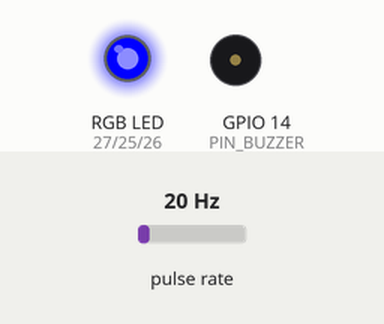
The sketch below on a simulated ESP32. On the bench: an RGB LED mixed from three pins (HIGH = lit), buzzer (waves = sounding, pin HIGH). Wiring (inferred from the names in the program): pulse sensor: data GPIO 4. Inputs (shaded band) come from the test bench; at power-on: pulse rate 20 Hz. Random numbers use the default seed unless the sketch sets one; pins used as bus, display or sensor lines are not drawn; what the sketch prints to the serial monitor is not drawn.

Above: at 0.1 s.
At 0.9 s:
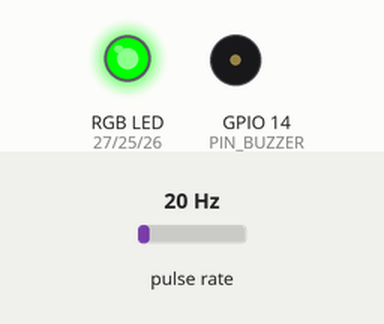
Timing chart, 0 to 2.4 s (numbered marks = the images above):
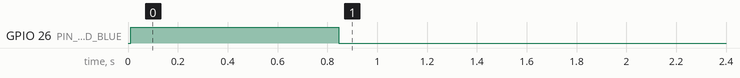

The sketch:

VibeGuard_ESP32.ino
```cpp
#include <Arduino.h>
#include "schema_types.h"
#include <SPI.h>
#include <vector>
#include <cmath>
#include <cstddef>
#include <algorithm>

// ============================================================================
// 1. HARDWARE PIN DEFINITIONS (BOM-FROZEN PINOUT)
// ============================================================================
#define ADXL345_PIN_CS         21
#define ADXL345_PIN_SCK        18
#define ADXL345_PIN_MISO       19
#define ADXL345_PIN_MOSI       23

#define PIN_LED_GREEN          25
#define PIN_LED_BLUE           26
#define PIN_LED_RED            27
#define PIN_MOTOR_TACH         4
#define PIN_BUZZER             14


volatile uint32_t g_tach_pulse_count = 0;
void IRAM_ATTR on_tach_pulse() {
    g_tach_pulse_count++;
}


// ADXL345 Register Map
#define ADXL345_REG_DEVID      0x00
#define ADXL345_REG_BW_RATE    0x2C
#define ADXL345_REG_POWER_CTL  0x2D
#define ADXL345_REG_DATA_FORMAT 0x31
#define ADXL345_REG_DATAX0     0x32

#define ADXL345_DEVICE_ID      0xE5
#define ADXL345_SPI_READ       0x80
#define ADXL345_SPI_MB         0x40
#define ADXL345_SCALE_FACTOR   0.0039f // 3.9 mg/LSB full resolution (±16g)

// DSP & Sampling Parameters
#define SAMPLE_BUFFER_SIZE     256
#define SAMPLING_FREQ_HZ       800.0f
#define SAMPLE_INTERVAL_US     1250

#define RMS_WARNING_THRESHOLD  0.35f
#define RMS_ANOMALY_THRESHOLD  0.70f

// Types imported from schema_types.h

// ============================================================================
// 3. ADXL345 4-WIRE HARDWARE SPI DRIVER
// ============================================================================
class ADXL345_SPI {
public:
    ADXL345_SPI(uint8_t cs_pin = ADXL345_PIN_CS) : _cs_pin(cs_pin), _hardware_detected(false) {}

    bool begin() {
        pinMode(_cs_pin, OUTPUT);
        digitalWrite(_cs_pin, HIGH);

        SPI.begin(ADXL345_PIN_SCK, ADXL345_PIN_MISO, ADXL345_PIN_MOSI, _cs_pin);
        SPI.beginTransaction(SPISettings(5000000, MSBFIRST, SPI_MODE3));
        delay(15);

        uint8_t dev_id = readRegister(ADXL345_REG_DEVID);
        if (dev_id != ADXL345_DEVICE_ID) {
            // Try SPI Mode 0
            SPI.endTransaction();
            SPI.beginTransaction(SPISettings(5000000, MSBFIRST, SPI_MODE0));
            dev_id = readRegister(ADXL345_REG_DEVID);
        }

        if (dev_id == ADXL345_DEVICE_ID) {
            writeRegister(ADXL345_REG_BW_RATE, 0x0D);      // 800 Hz ODR
            writeRegister(ADXL345_REG_DATA_FORMAT, 0x0B);  // Full-Res, ±16g, 4-wire SPI
            writeRegister(ADXL345_REG_POWER_CTL, 0x08);    // Measurement mode
            _hardware_detected = true;
            return true;
        }

        _hardware_detected = false;
        return false;
    }

    uint8_t readRegister(uint8_t reg) {
        digitalWrite(_cs_pin, LOW);
        SPI.transfer(reg | ADXL345_SPI_READ);
        uint8_t val = SPI.transfer(0x00);
        digitalWrite(_cs_pin, HIGH);
        return val;
    }

    void writeRegister(uint8_t reg, uint8_t value) {
        digitalWrite(_cs_pin, LOW);
        SPI.transfer(reg & ~ADXL345_SPI_READ);
        SPI.transfer(value);
        digitalWrite(_cs_pin, HIGH);
    }

    void readBurst(uint8_t start_reg, uint8_t* buffer, uint8_t length) {
        digitalWrite(_cs_pin, LOW);
        SPI.transfer(start_reg | ADXL345_SPI_READ | ADXL345_SPI_MB);
        for (uint8_t i = 0; i < length; ++i) {
            buffer[i] = SPI.transfer(0x00);
        }
        digitalWrite(_cs_pin, HIGH);
    }

    bool readG(AccelGData& g) {
        if (!_hardware_detected) return false;
        uint8_t buf[6];
        readBurst(ADXL345_REG_DATAX0, buf, 6);
        int16_t rx = static_cast<int16_t>(buf[0] | (buf[1] << 8));
        int16_t ry = static_cast<int16_t>(buf[2] | (buf[3] << 8));
        int16_t rz = static_cast<int16_t>(buf[4] | (buf[5] << 8));
        g.x = static_cast<float>(rx) * ADXL345_SCALE_FACTOR;
        g.y = static_cast<float>(ry) * ADXL345_SCALE_FACTOR;
        g.z = static_cast<float>(rz) * ADXL345_SCALE_FACTOR;
        return true;
    }

    bool isHardwareDetected() const { return _hardware_detected; }

private:
    uint8_t _cs_pin;
    bool _hardware_detected;
};

// ============================================================================
// 4. EMBEDDED DSP FUNCTIONS
// ============================================================================
void remove_dc(float* data, size_t n) {
    if (!data || n == 0) return;
    double sum = 0.0;
    for (size_t i = 0; i < n; ++i) sum += static_cast<double>(data[i]);
    float mean = static_cast<float>(sum / static_cast<double>(n));
    for (size_t i = 0; i < n; ++i) data[i] -= mean;
}

float compute_vector_rms(const float* x, const float* y, const float* z, size_t n) {
    if (!x || !y || !z || n == 0) return 0.0f;
    double sum_sq = 0.0;
    for (size_t i = 0; i < n; ++i) {
        double dx = static_cast<double>(x[i]);
        double dy = static_cast<double>(y[i]);
        double dz = static_cast<double>(z[i]);
        sum_sq += (dx * dx + dy * dy + dz * dz);
    }
    return static_cast<float>(std::sqrt(sum_sq / static_cast<double>(n)));
}

void apply_hann_window(float* data, size_t n) {
    if (!data || n <= 1) return;
    const float two_pi = 6.283185307179586f;
    const float denom = static_cast<float>(n - 1);
    for (size_t i = 0; i < n; ++i) {
        float factor = 0.5f * (1.0f - std::cos(two_pi * static_cast<float>(i) / denom));
        data[i] *= factor;
    }
}

static void fft_radix2(float* real, float* imag, size_t n) {
    size_t j = 0;
    for (size_t i = 0; i < n - 1; ++i) {
        if (i < j) {
            std::swap(real[i], real[j]);
            std::swap(imag[i], imag[j]);
        }
        size_t k = n >> 1;
        while (k <= j) {
            j -= k;
            k >>= 1;
        }
        j += k;
    }
    const float pi = 3.141592653589793f;
    for (size_t len = 2; len <= n; len <<= 1) {
        float angle = -2.0f * pi / static_cast<float>(len);
        float wlen_r = std::cos(angle);
        float wlen_i = std::sin(angle);
        for (size_t i = 0; i < n; i += len) {
            float w_r = 1.0f;
            float w_i = 0.0f;
            for (size_t k = 0; k < len / 2; ++k) {
                float u_r = real[i + k];
                float u_i = imag[i + k];
                float v_r = real[i + k + len / 2] * w_r - imag[i + k + len / 2] * w_i;
                float v_i = real[i + k + len / 2] * w_i + imag[i + k + len / 2] * w_r;
                real[i + k] = u_r + v_r;
                imag[i + k] = u_i + v_i;
                real[i + k + len / 2] = u_r - v_r;
                imag[i + k + len / 2] = u_i - v_i;
                float next_w_r = w_r * wlen_r - w_i * wlen_i;
                float next_w_i = w_r * wlen_i + w_i * wlen_r;
                w_r = next_w_r;
                w_i = next_w_i;
            }
        }
    }
}

void compute_fft_peak(const float* time_data, size_t n, float sampling_rate,
                      float& out_peak_freq, float& out_peak_mag) {
    out_peak_freq = 0.0f;
    out_peak_mag = 0.0f;
    if (!time_data || n < 4) return;

    std::vector<float> r(time_data, time_data + n);
    std::vector<float> im(n, 0.0f);

    apply_hann_window(r.data(), n);
    fft_radix2(r.data(), im.data(), n);

    size_t half = n / 2;
    float max_mag = 0.0f;
    size_t max_bin = 1;
    for (size_t i = 1; i < half; ++i) {
        float mag = std::sqrt(r[i] * r[i] + im[i] * im[i]) * (2.0f / static_cast<float>(n));
        if (mag > max_mag) {
            max_mag = mag;
            max_bin = i;
        }
    }
    out_peak_freq = static_cast<float>(max_bin) * (sampling_rate / static_cast<float>(n));
    out_peak_mag = max_mag;
}

// ============================================================================
// 5. STATE MACHINE & PERSISTENCE
// ============================================================================
bool should_enter_abnormal(const WindowHistory& h, const PersistenceParams& p) {
    const auto& v = h.is_above_threshold;
    if (v.empty() || p.k_required <= 0) return false;
    const int n = static_cast<int>(v.size());
    const int M = (p.m_window > 0 && p.m_window < n) ? p.m_window : n;
    int current_run = 0, best_run = 0;
    for (int i = n - M; i < n; ++i) {
        if (v[i]) {
            current_run++;
            if (current_run > best_run) best_run = current_run;
        } else {
            current_run = 0;
        }
    }
    return best_run >= p.k_required;
}

bool should_clear_abnormal(const WindowHistory& h, const PersistenceParams& p) {
    const auto& v = h.is_above_threshold;
    if (v.empty()) return true;
    int clear_req = (p.k_clear_required > 0) ? p.k_clear_required : p.k_required;
    const int n = static_cast<int>(v.size());
    if (n < clear_req) return false;
    for (int i = n - clear_req; i < n; ++i) {
        if (v[i]) return false;
    }
    return true;
}

SystemState update_state(SystemState current, bool config_ok, bool calibration_done,
                         bool enter_abnormal, bool clear_abnormal, bool fault_condition) {
    if (fault_condition) return SystemState::FaultInvalid;
    switch (current) {
    case SystemState::StartSelfCheck:
        if (config_ok) return SystemState::Calibrating;
        break;
    case SystemState::Calibrating:
        if (calibration_done) return SystemState::Normal;
        break;
    case SystemState::Normal:
        if (enter_abnormal) return SystemState::Abnormal;
        break;
    case SystemState::Abnormal:
        if (clear_abnormal) return SystemState::Normal;
        break;
    case SystemState::FaultInvalid:
        return SystemState::FaultInvalid;
    }
    return current;
}

const char* stateToString(SystemState s) {
    switch (s) {
    case SystemState::StartSelfCheck: return "StartSelfCheck";
    case SystemState::Calibrating:    return "Calibrating";
    case SystemState::Normal:         return "Normal";
    case SystemState::Abnormal:       return "Abnormal";
    case SystemState::FaultInvalid:   return "FaultInvalid";
    }
    return "Unknown";
}

// ============================================================================
// 6. GLOBAL INSTANCES & MAIN SETUP/LOOP
// ============================================================================
ADXL345_SPI accel(ADXL345_PIN_CS);

float x_buffer[SAMPLE_BUFFER_SIZE];
float y_buffer[SAMPLE_BUFFER_SIZE];
float z_buffer[SAMPLE_BUFFER_SIZE];

SystemState current_state = SystemState::StartSelfCheck;
WindowHistory window_history;
PersistenceParams persistence_params = {
    .k_required = 3,
    .m_window = 5,
    .k_clear_required = 3,
    .require_consecutive = true
};

double sim_time_sec = 0.0;

void setRGB(bool r, bool g, bool b) {
    digitalWrite(PIN_LED_RED,   r ? HIGH : LOW);
    digitalWrite(PIN_LED_GREEN, g ? HIGH : LOW);
    digitalWrite(PIN_LED_BLUE,  b ? HIGH : LOW);
}

void updateIndicator(SystemState state, float v_rms) {
    switch (state) {
    case SystemState::StartSelfCheck:
    case SystemState::Calibrating:
        setRGB(false, false, true); // Solid Blue
        noTone(PIN_BUZZER);
        break;
    case SystemState::Normal:
        noTone(PIN_BUZZER);
        if (v_rms > RMS_WARNING_THRESHOLD) {
            setRGB(true, true, false); // Amber / Yellow
        } else {
            setRGB(false, true, false); // Solid Green
        }
        break;
    case SystemState::Abnormal:
        setRGB(true, false, false); // Solid Red Alarm
        tone(PIN_BUZZER, 2400);     // 2.4 kHz acoustic alert tone
        break;
    case SystemState::FaultInvalid:
        setRGB(true, false, (millis() / 250) % 2 == 0); // Pulsing Purple
        noTone(PIN_BUZZER);
        break;
    }
}


// Fallback synthetic generator (used only if SPI hardware is disconnected)
void generate_simulated_vibration(AccelGData& g, float fault_level) {
    const double f0 = 10.0; // 600 RPM N20 Motor = 10.0 Hz
    const double omega = 6.283185307179586 * f0;

    double noise_x = (static_cast<double>(random(0, 100)) / 1000.0) - 0.05;
    double noise_y = (static_cast<double>(random(0, 100)) / 1000.0) - 0.05;
    double noise_z = (static_cast<double>(random(0, 100)) / 1000.0) - 0.05;

    double unbalance_amp = 1.85 * static_cast<double>(fault_level);

    double ax = (0.08 + unbalance_amp) * std::sin(omega * sim_time_sec) + 0.02 * std::sin(2.0 * omega * sim_time_sec) + noise_x;
    double ay = (0.08 + unbalance_amp) * std::cos(omega * sim_time_sec) + 0.02 * std::cos(2.0 * omega * sim_time_sec) + noise_y;
    double az = 1.00 + (unbalance_amp * 0.35) * std::sin(2.0 * omega * sim_time_sec) + noise_z;

    g.x = static_cast<float>(ax);
    g.y = static_cast<float>(ay);
    g.z = static_cast<float>(az);

    sim_time_sec += (1.0 / SAMPLING_FREQ_HZ);
}

void setup() {
    Serial.begin(115200);
    while (!Serial && millis() < 2000);

    Serial.println("\n==================================================");
    Serial.println("   VibeGuard Level-1: ESP32 Edge Vibration System");
    Serial.println("   ESP32-DevKitC-32E | ADXL345 (4-Wire SPI)");
    Serial.println("==================================================");

    pinMode(PIN_LED_RED,   OUTPUT);
    pinMode(PIN_LED_GREEN, OUTPUT);
    pinMode(PIN_LED_BLUE,  OUTPUT);
    pinMode(PIN_BUZZER,    OUTPUT);
    pinMode(PIN_MOTOR_TACH, INPUT_PULLDOWN);
    attachInterrupt(digitalPinToInterrupt(PIN_MOTOR_TACH), on_tach_pulse, RISING);
    setRGB(false, false, true); // Solid Blue during boot
    Serial.println("[INIT] N20 Motor Tachometer Input Active on GPIO 4");
    Serial.println("[INIT] Acoustic Alarm Sounder Active on GPIO 14");


    Serial.print("[INIT] Connecting to ADXL345 (4-Wire SPI CS=5, SCK=18, MISO=19, MOSI=23)... ");
    bool ok = accel.begin();
    if (ok) {
        Serial.println("SUCCESS! (0xE5 Detected, 800 Hz ODR, ±16g)");
    } else {
        Serial.println("STANDALONE BENCH MODE (Internal 10Hz Kinematics Active)");
    }

    current_state = update_state(current_state, true, false, false, false, false);
    Serial.println("[STATE] Self-Check Complete -> Calibrating...");
    delay(800);

    current_state = update_state(current_state, true, true, false, false, false);
    Serial.println("[STATE] Calibration Complete -> Normal Operation");
    updateIndicator(current_state, 0.11f);
}

void loop() {
    AccelGData sample;
    for (size_t i = 0; i < SAMPLE_BUFFER_SIZE; ++i) {
        unsigned long start_us = micros();
        if (accel.isHardwareDetected()) {
            accel.readG(sample);
        } else {
            generate_simulated_vibration(sample, 0.0f);
        }
        x_buffer[i] = sample.x;
        y_buffer[i] = sample.y;
        z_buffer[i] = sample.z;
        while (micros() - start_us < SAMPLE_INTERVAL_US);
    }

    remove_dc(x_buffer, SAMPLE_BUFFER_SIZE);
    remove_dc(y_buffer, SAMPLE_BUFFER_SIZE);
    remove_dc(z_buffer, SAMPLE_BUFFER_SIZE);

    float v_rms = compute_vector_rms(x_buffer, y_buffer, z_buffer, SAMPLE_BUFFER_SIZE);

    float peak_freq = 0.0f, peak_mag = 0.0f;
    compute_fft_peak(x_buffer, SAMPLE_BUFFER_SIZE, SAMPLING_FREQ_HZ, peak_freq, peak_mag);

    bool is_above = (v_rms >= RMS_ANOMALY_THRESHOLD);
    window_history.is_above_threshold.push_back(is_above);
    if (window_history.is_above_threshold.size() > 20) {
        window_history.is_above_threshold.erase(window_history.is_above_threshold.begin());
    }

    bool enter_abn = should_enter_abnormal(window_history, persistence_params);
    bool clear_abn = should_clear_abnormal(window_history, persistence_params);

    current_state = update_state(current_state, true, true, enter_abn, clear_abn, false);
    updateIndicator(current_state, v_rms);

    static uint32_t last_tach_calc_ms = 0;
    static float measured_rpm = 600.0f;
    uint32_t now_ms = millis();
    if (now_ms - last_tach_calc_ms >= 500) {
        noInterrupts();
        uint32_t pulses = g_tach_pulse_count;
        g_tach_pulse_count = 0;
        interrupts();
        if (now_ms > last_tach_calc_ms) {
            measured_rpm = ((float)pulses * 60000.0f) / (float)(now_ms - last_tach_calc_ms);
        }
        last_tach_calc_ms = now_ms;
    }

    Serial.printf(">VRMS:%.3f,PeakFreq:%.1f,PeakMag:%.3f,RPM:%.0f,State:%d\n",
                  v_rms, peak_freq, peak_mag, measured_rpm, static_cast<int>(current_state));

    Serial.print("[TELEMETRY] Motor: ");
    Serial.print(measured_rpm, 0);
    Serial.print(" RPM | Vector RMS: ");
    Serial.print(v_rms, 3);
    Serial.print(" g | Dominant Freq: ");
    Serial.print(peak_freq, 1);
    Serial.print(" Hz | Status: [");
    Serial.print(stateToString(current_state));
    Serial.println("]");

}
```

schema_types.h
```cpp
#pragma once
#include <Arduino.h>
#include <vector>
#include <cstdint>

enum class SystemState : uint8_t {
    StartSelfCheck = 0,
    Calibrating    = 1,
    Normal         = 2,
    Abnormal       = 3,
    FaultInvalid   = 4
};

struct PersistenceParams {
    int k_required;
    int m_window;
    int k_clear_required;
    bool require_consecutive;
};

struct WindowHistory {
    std::vector<bool> is_above_threshold;
};

struct AccelGData {
    float x;
    float y;
    float z;
};
```
